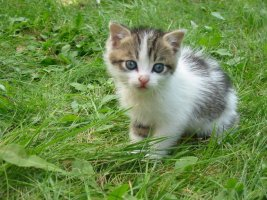
#> input picture data_visual/cat.jpg, 267 x 200 px, found by its file name
$ python cv_ex06_flip.py
#> lines starting #> are read from the running program, lines starting #| are printed output that depends on the picture
import cv2

src = cv2.imread("./video/cat.jpg", cv2.IMREAD_COLOR)
#> src is the input picture: shape (200, 267, 3); mean B, G, R 77, 139.3, 110
dst = cv2.flip(src, 0)
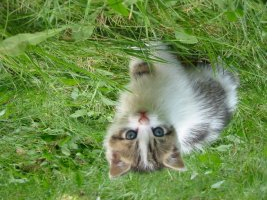
#> dst: shape (200, 267, 3); mean B, G, R 77, 139.3, 110
dst1 = cv2.flip(src, 1)
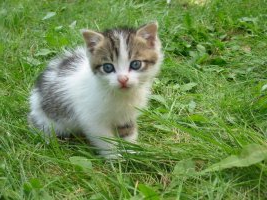
#> dst1: shape (200, 267, 3); mean B, G, R 77, 139.3, 110
dst2 = cv2.flip(src, -1)
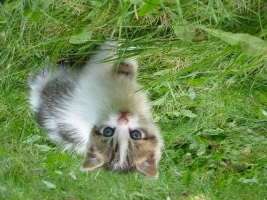
#> dst2: shape (200, 267, 3); mean B, G, R 77, 139.3, 110

cv2.imshow("src", src)
cv2.imshow("dst", dst)
cv2.imshow("dst1", dst1)
cv2.imshow("dst2", dst2)
cv2.waitKey()
cv2.destroyAllWindows()
